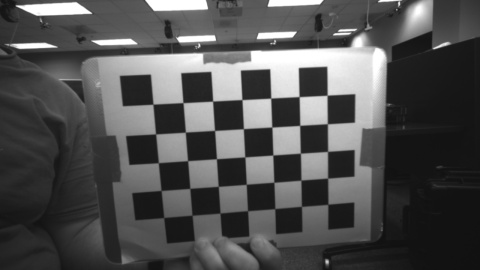
#> input picture Calibration/images/927522071127-L/1689628831.231265.jpg, 480 x 270 px; its folder holds only this picture in this run
$ python singleCamCalibration.py
#> lines starting #> are read from the running program, lines starting #| are printed output that depends on the picture; long printed decimals are rounded
import cv2
import glob
import numpy as np
import json


def getImages(filename) -> list[cv2.Mat]:
    images_folder = filename
    images_names = sorted(glob.glob(images_folder))
    images = []
    for imname in images_names:
        im = cv2.imread(imname, 1)
        images.append(im)
    return images

def calibrateSingleCam(images):
    criteria = (cv2.TERM_CRITERIA_EPS + cv2.TERM_CRITERIA_MAX_ITER ,30, 0.001)

    rows = 5
    columns = 7
    world_scaling = 2.54 # ish CM grid squares

    objp = np.zeros((rows*columns, 3), np.float32)
    objp[:,:2] = np.mgrid[0:rows,0:columns].T.reshape(-1, 2)
    objp = world_scaling * objp

    width = images[0].shape[1]
    height = images[0].shape[0]

    imgpoints = []
    objpoints = []

    for frame in images:
        gray = cv2.cvtColor(frame, cv2.COLOR_BGR2GRAY)

        ret, corners = cv2.findChessboardCorners(gray, (rows, columns), None)

        if(ret==True):
            conv_size = (11, 11)

            corners = cv2.cornerSubPix(gray, corners, conv_size, (-1, -1), criteria)
            cv2.drawChessboardCorners(frame, (rows, columns), corners, ret)
            cv2.imshow('IMG', frame)
            k = cv2.waitKey(1)

            objpoints.append(objp)
            imgpoints.append(corners)

    ret, mtx, dist, rvecs, tvecs = cv2.calibrateCamera(objpoints, imgpoints, (width, height), None, None)
    print('rmse:', ret)
    # [4 lines of commented-out code are left out]

    return mtx, dist


if __name__ == "__main__":
    calibrations = {}
    L1 = getImages("Calibration/images/927522071127-L/*")
#> in getImages, im is the input picture: shape (270, 480, 3); min 16, max 255, mean 80.6
#> L1 = 1 item
    print("L1 ***************************************")
    mtx, dist = calibrateSingleCam(L1)
#> the loop in calibrateSingleCam, `for frame in images:` made 1 pass; (key Esc is pressed on pass 1)
#> (ret, conv_size) on pass 1: (True, (11, 11))
#> pass 1, in calibrateSingleCam, `cv2.imshow('IMG', frame)`:
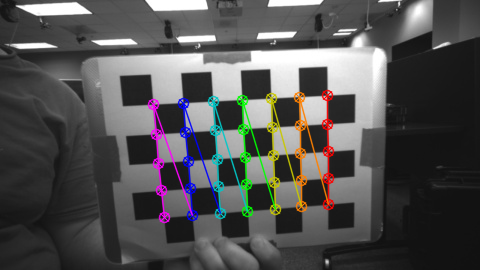
#> window 'IMG': shape (270, 480, 3); mean B, G, R 81, 81.2, 81.8
#> in calibrateSingleCam, `ret, mtx, dist, rvecs, tvecs = cv2.calibrateCamera(objpoints, imgpoint..`: ret = 0.0972; mtx = [[179.9, 0, 224.7], [0, 177.6, 147.8], [0, 0, 1]]; dist = [[0.0137, -0.119, -0.00121, 0.00111, 0.201]]; rvecs = ([0.0291, -0.11, 1.51],); tvecs = ([9.09, -4.72, 15.99],)
#| rmse: 0.09721
#> mtx = [[179.9, 0, 224.7], [0, 177.6, 147.8], [0, 0, 1]]; dist = [[0.0137, -0.119, -0.00121, 0.00111, 0.201]]
    calibrations["927522071127-L"] = (mtx.tolist(), dist.tolist())

    R1 = getImages("Calibration/images/927522071127-R/*")
    print("R1 ***************************************")
    mtx, dist = calibrateSingleCam(R1)
#> (the run stopped early here; a loop or call above may not have finished)
